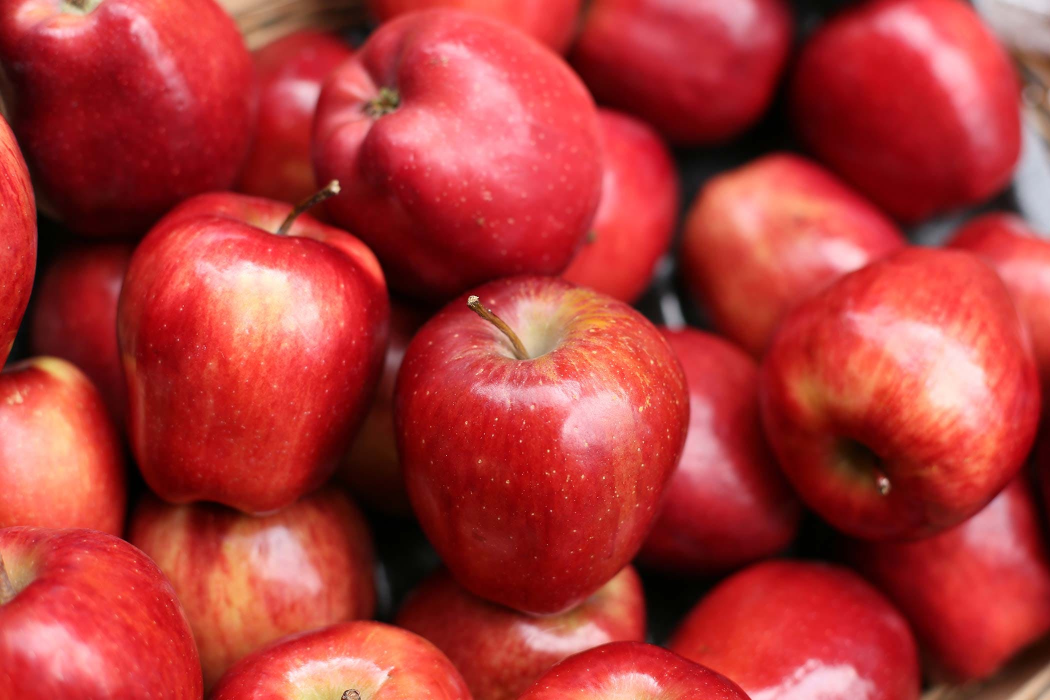
#> input picture testData/apples_.jpg, 2100 x 1400 px (shown at 1/2 size)
$ python -i logicaloperations.py   (imports and definitions only)
#> lines starting #> are read from the running program, lines starting #| are printed output that depends on the picture
import numpy as np
import cv2

# [60 lines left out: functions logicaloperations, applymask, not called in this run]


'''
    split input image in to R, G and B channels...merge it back.
'''
def splitnmerge(image):

#> called with image = '../testData/apples_.jpg'
    input = cv2.imread(image)
#> input is the input picture: shape (1400, 2100, 3); mean B, G, R 56, 57.4, 174.8
    (B, G, R) = cv2.split(input)
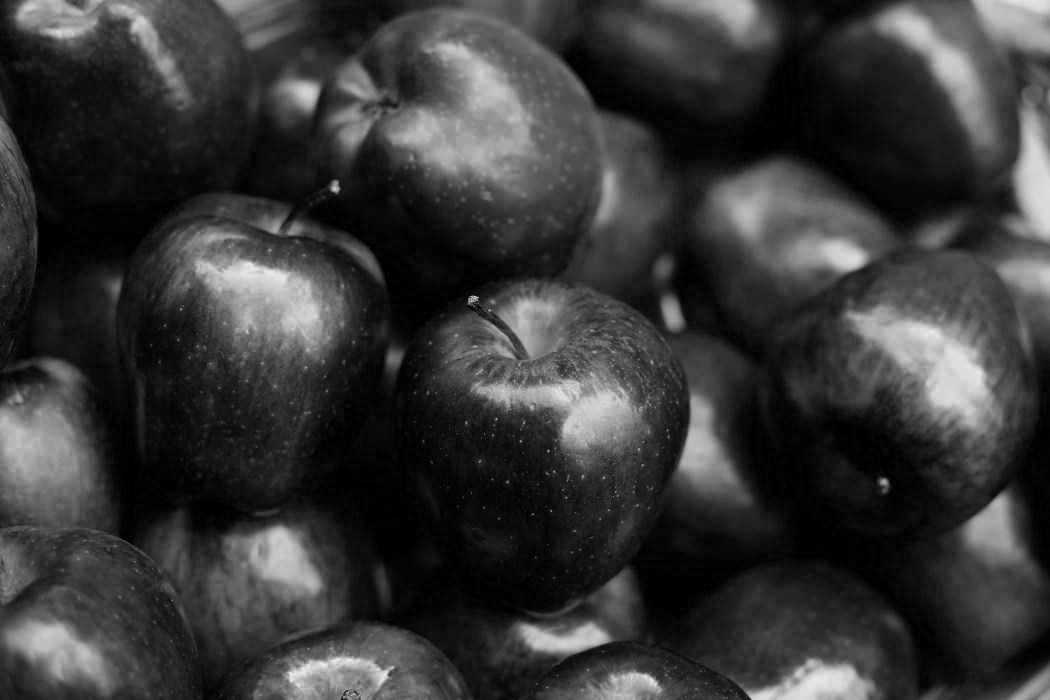
#> B: shape (1400, 2100) (shown at 1/2 size); min 0, max 241, mean 56
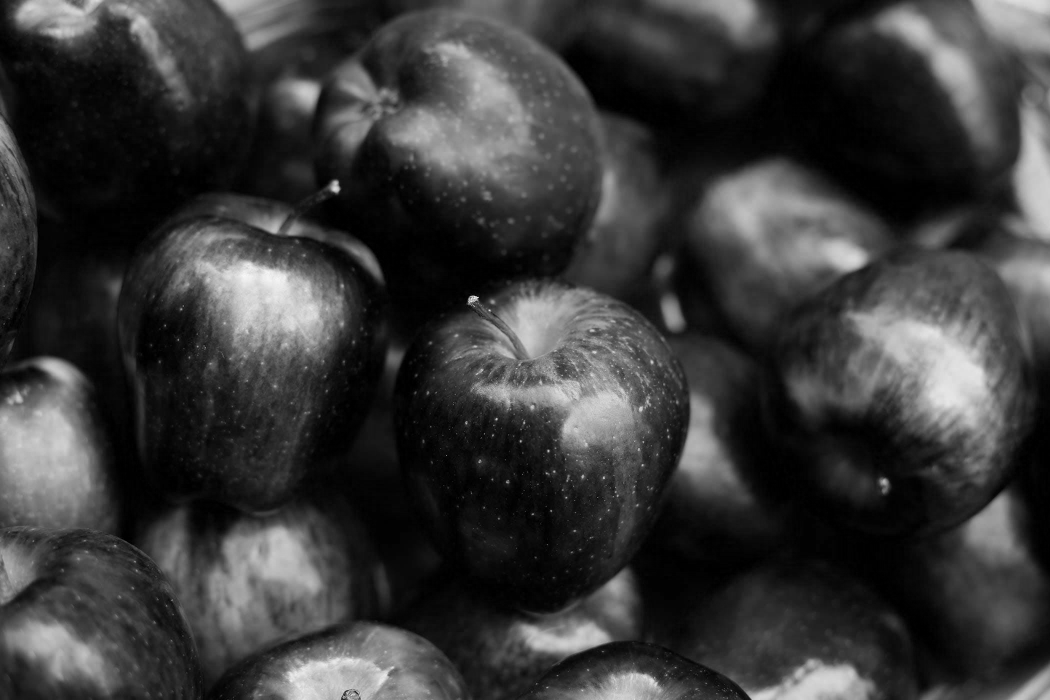
#> G: shape (1400, 2100) (shown at 1/2 size); min 0, max 251, mean 57.4
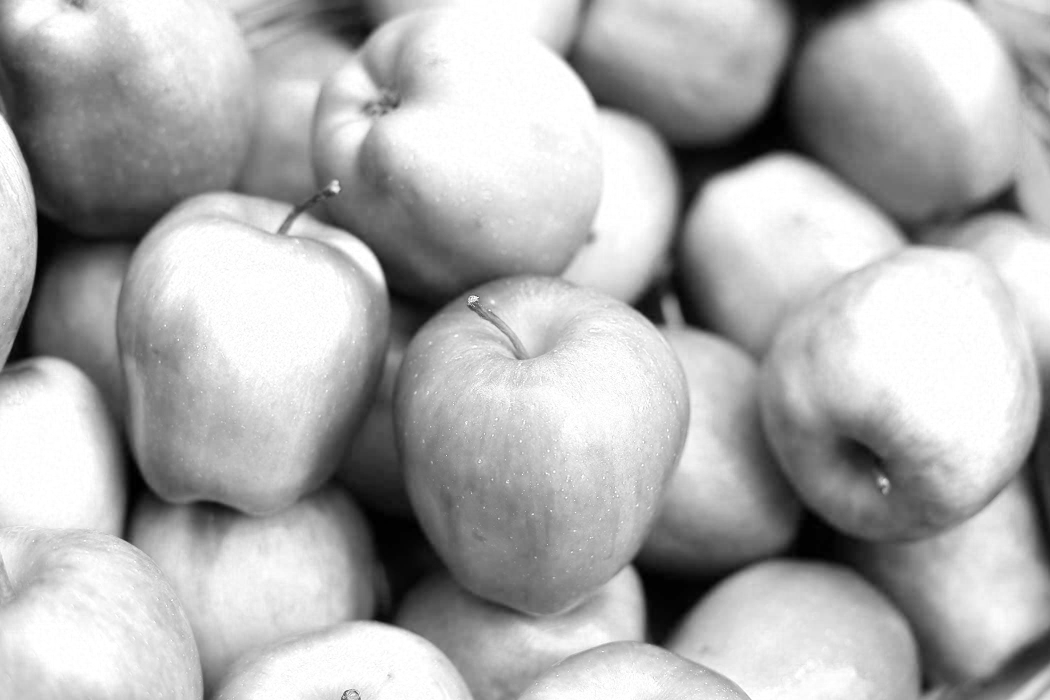
#> R: shape (1400, 2100) (shown at 1/2 size); min 0, max 255, mean 174.8
    cv2.imshow("Red", R)
    cv2.imshow("Green", G)
    cv2.imshow("Blue", B)
    cv2.waitKey(0)

    merged = cv2.merge([B, G, R])
    cv2.imshow("Merged", merged)
    cv2.waitKey(0)
    cv2.destroyAllWindows()

    zeros = np.zeros(input.shape[:2], dtype="uint8")
    cv2.imshow("Red", cv2.merge([zeros, zeros, R]))
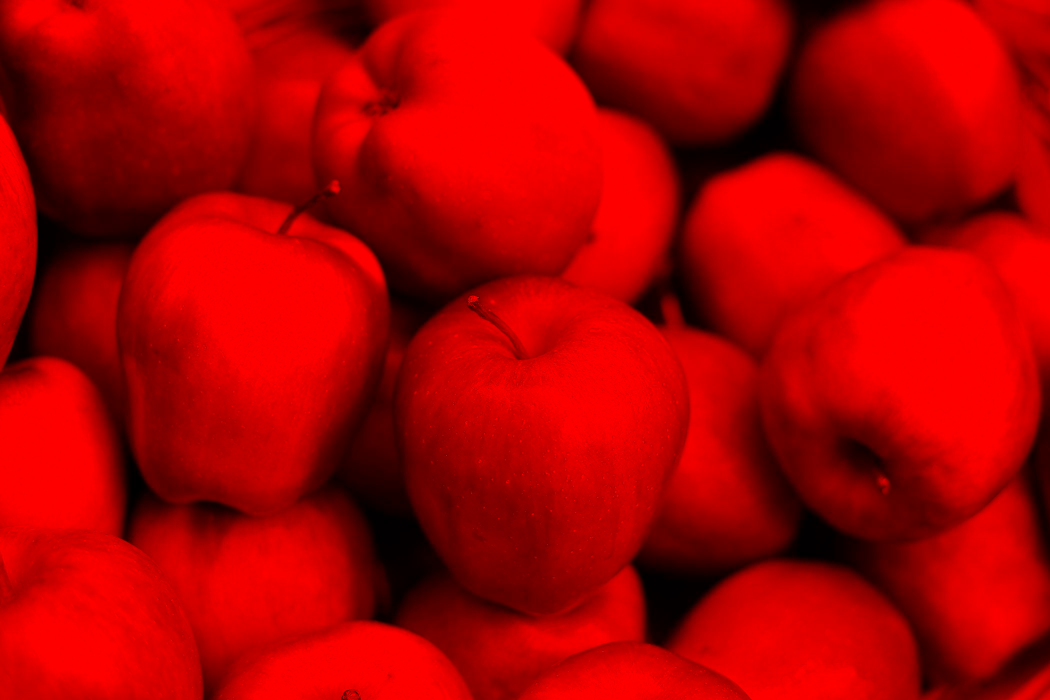
#> window 'Red': shape (1400, 2100, 3) (shown at 1/2 size); mean B, G, R 0, 0, 174.8
    cv2.imshow("Green", cv2.merge([zeros, G, zeros]))
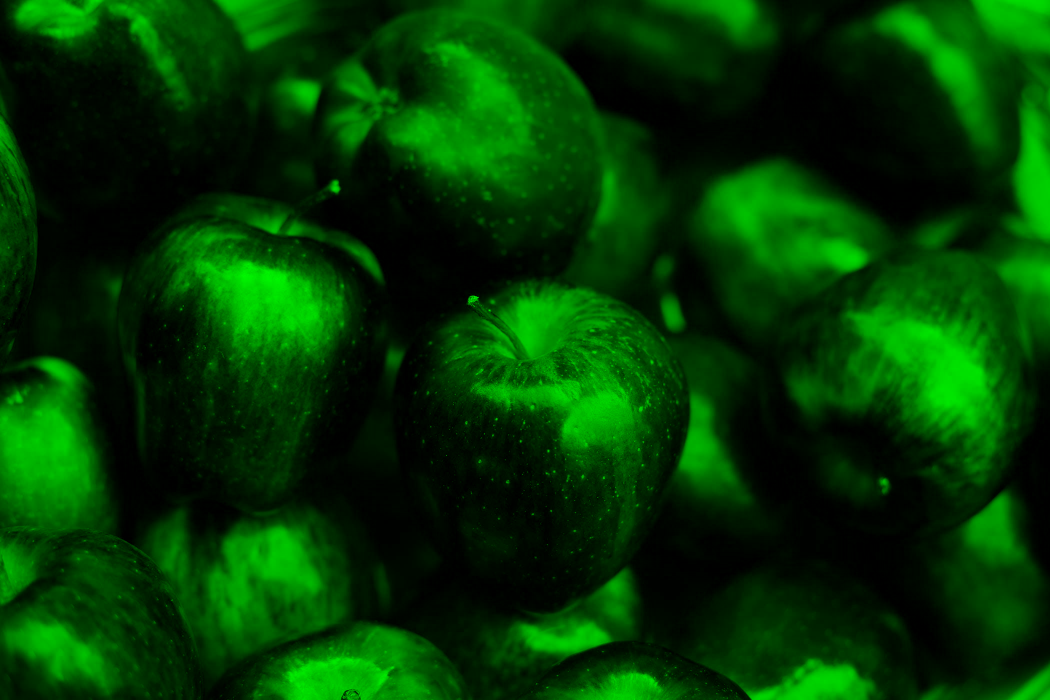
#> window 'Green': shape (1400, 2100, 3) (shown at 1/2 size); mean B, G, R 0, 57.4, 0
    cv2.imshow("Blue", cv2.merge([B, zeros, zeros]))
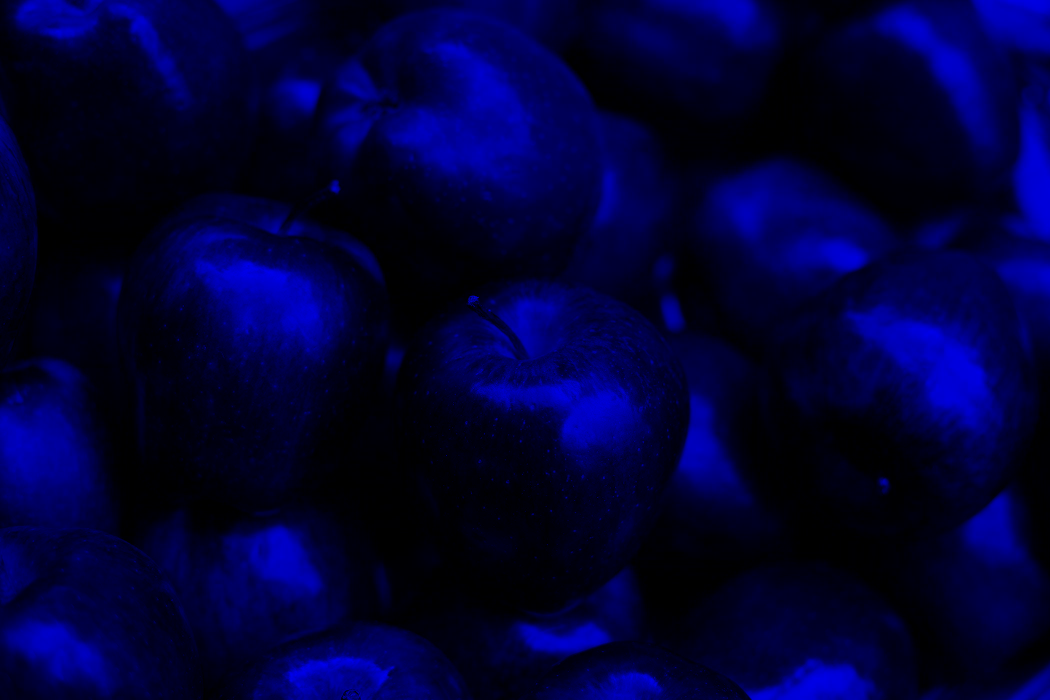
#> window 'Blue': shape (1400, 2100, 3) (shown at 1/2 size); mean B, G, R 56, 0, 0
    cv2.waitKey(0)

    return

>>> result = splitnmerge('../testData/apples_.jpg')

$ run again, on testData/flowers.jpg
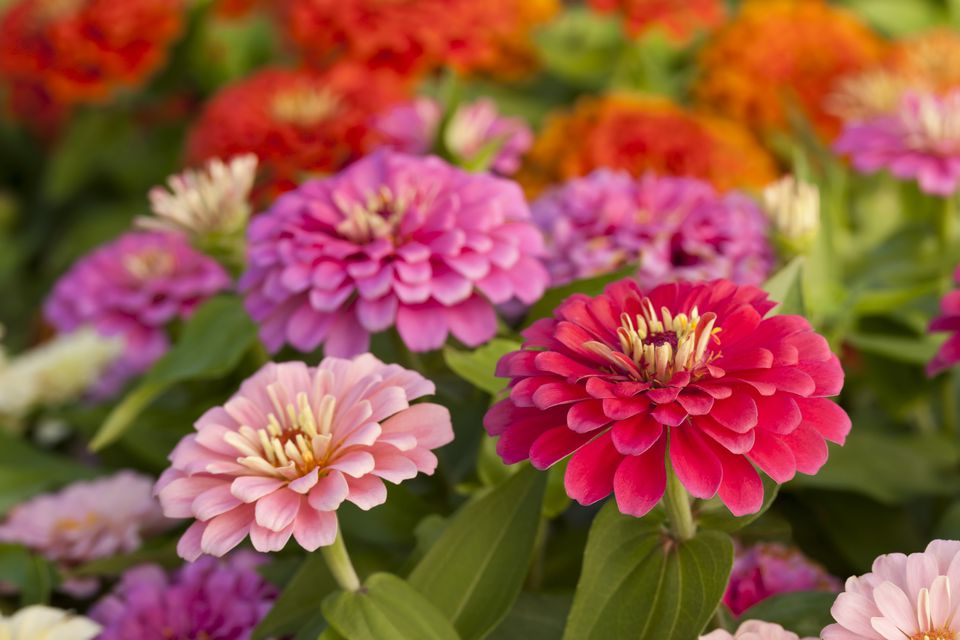
#> input picture testData/flowers.jpg, 960 x 640 px
#> in splitnmerge, input is the input picture: shape (640, 960, 3); mean B, G, R 68.2, 86.1, 148
#> in splitnmerge, `cv2.imshow("Green", cv2.merge([zeros, G, zeros]))`:
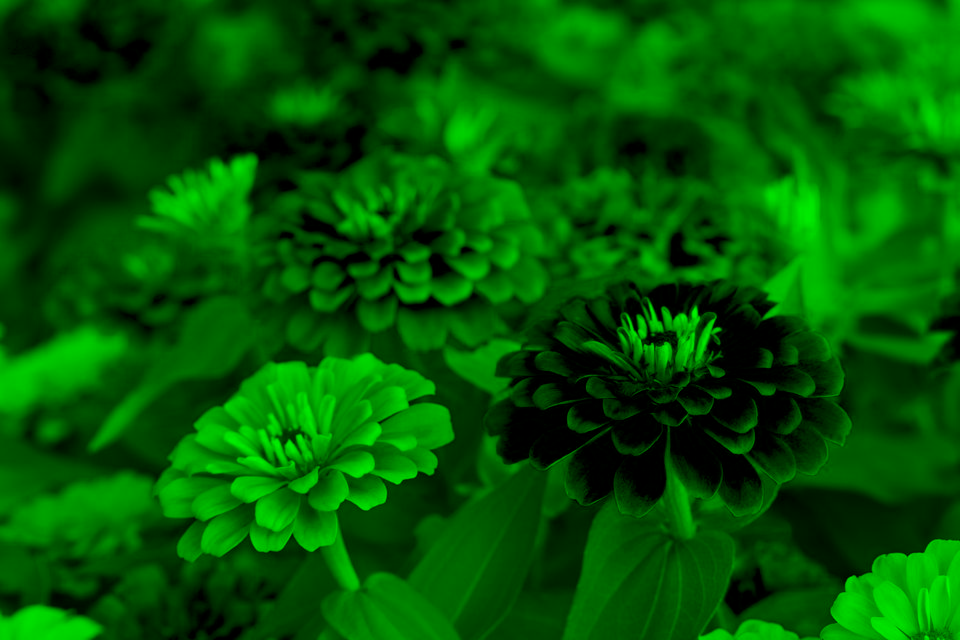
#> window 'Green': shape (640, 960, 3); mean B, G, R 0, 86.1, 0
#> in splitnmerge, `cv2.imshow("Blue", cv2.merge([B, zeros, zeros]))`:
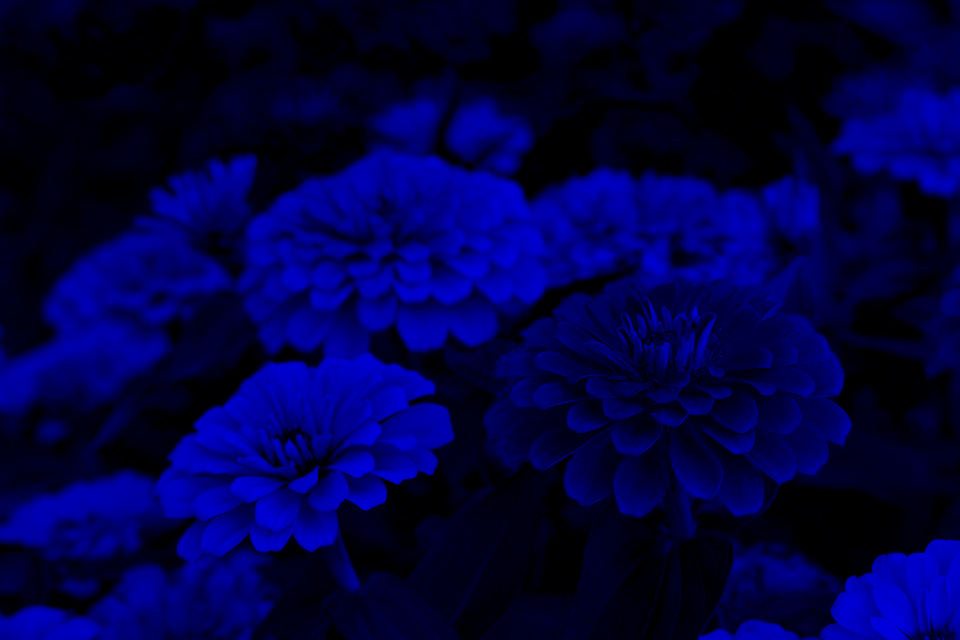
#> window 'Blue': shape (640, 960, 3); mean B, G, R 68.2, 0, 0

$ run again, on testData/juggballs.jpg
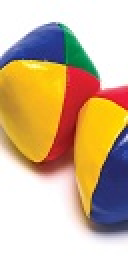
#> input picture testData/juggballs.jpg, 64 x 128 px (shown 2 times larger)
#> in splitnmerge, input is the input picture: shape (128, 64, 3); mean B, G, R 145.4, 179.7, 206.1
#> in splitnmerge, `cv2.imshow("Green", cv2.merge([zeros, G, zeros]))`:
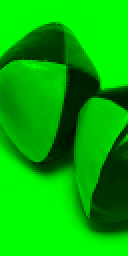
#> window 'Green': shape (128, 64, 3) (shown 2 times larger); mean B, G, R 0, 179.7, 0
#> in splitnmerge, `cv2.imshow("Blue", cv2.merge([B, zeros, zeros]))`:
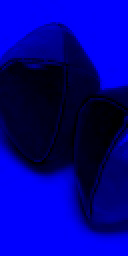
#> window 'Blue': shape (128, 64, 3) (shown 2 times larger); mean B, G, R 145.4, 0, 0
